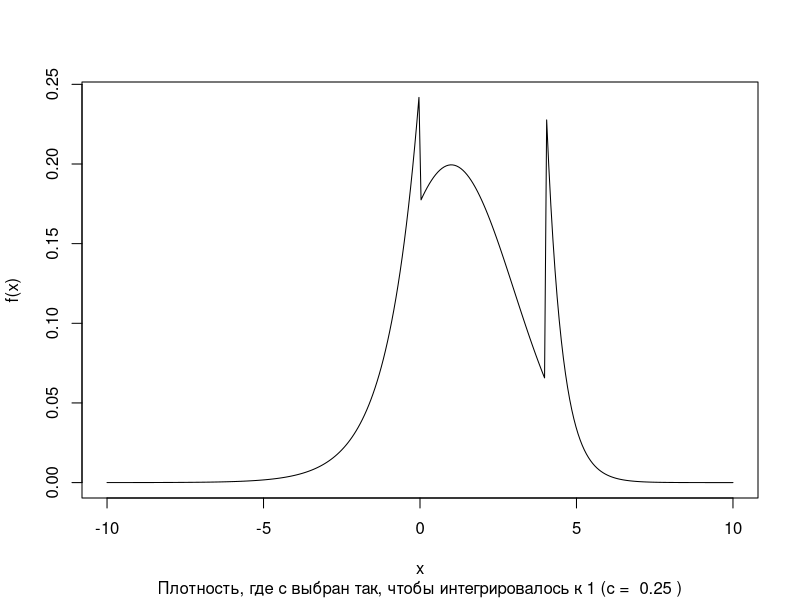
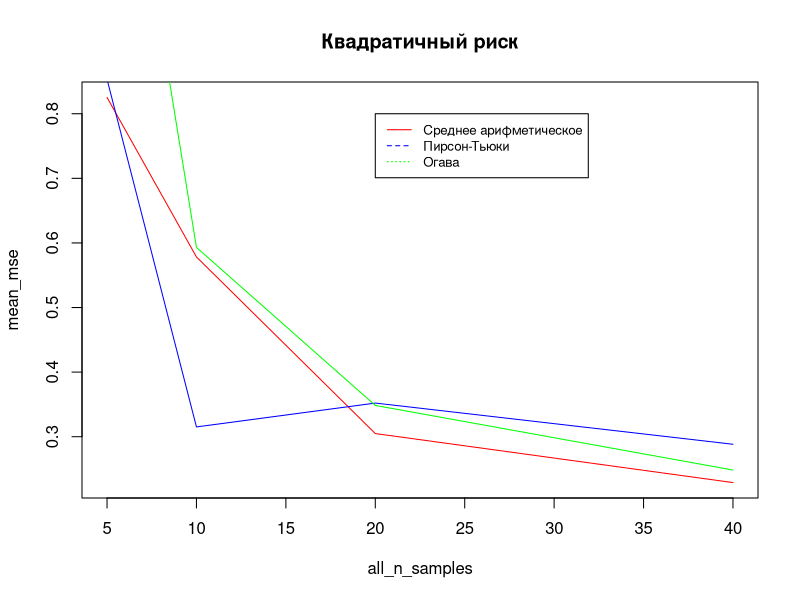
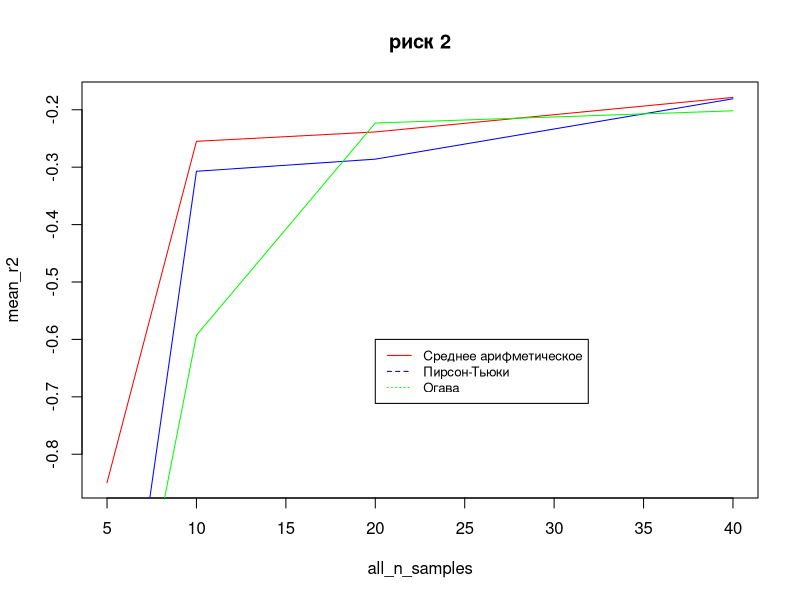
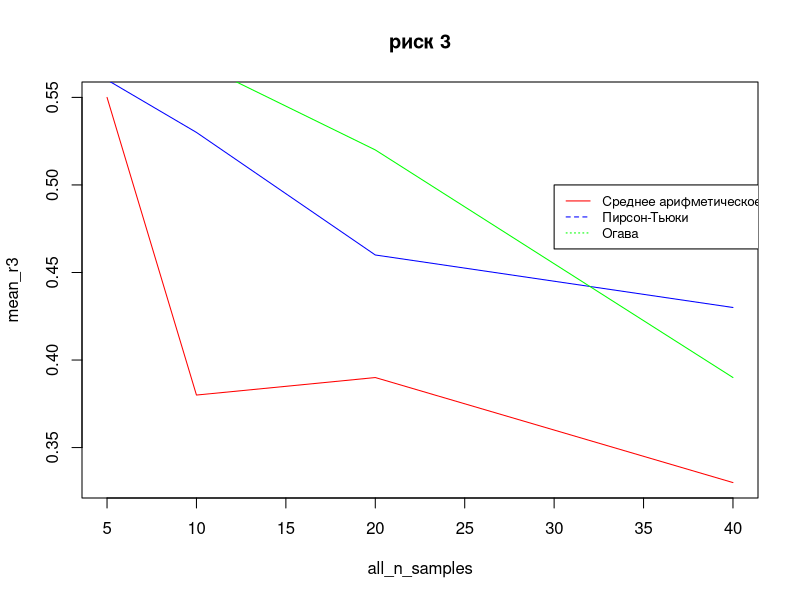

Write the R code that produced these figures, in order.
## ---- chunk 1
knitr::opts_chunk$set(echo = TRUE)
## ---- chunk 2
sample_from_density = function(n, pdf_f, approx=1000, ...) {
  x = seq(-10, 10, length.out = approx)
  y = sapply(x, pdf_f, ...)

  random.points <- approx(
    cumsum(y)/sum(y),
    x,
    runif(n)
  )$y
  random.points
}
rlongtailed_normal = function(sd=1, mean=0, c) {
  found
}

dlongtailed_normal = function(x, c, sd=1, mean=0, normal_range=c(0, 4)) {
  if (x >= normal_range[1] & x <= normal_range[2]) {
    return(dnorm(x, mean=mean, sd=sd))
  } else { 
    if (x < 0) {
      return(c * exp(x))
    } else {
      return(c * exp(8 - 2*x))
    }
  }
}

integrate = function(fn, x_range=seq(-10, 10, length.out=100), ...) {
  lambda = abs(abs(x_range[2]) - abs(x_range[1]))
  res = 0
  for (x in x_range) {
    res = res + fn(x, ...) * (lambda)
  }
  res
}

estimate_c = function(sd, mean, tol=0.01) {
  grid = seq(-100, 100, length.out=10000)
  
  for (c in grid) {
    total_proba = integrate(fn=dlongtailed_normal, sd=sd, mean=mean, c=c)
    #
    #for (x in x_range) {
    #  total_proba = total_proba + dlongtailed_normal(x, sd=sd, mean=mean, c=c) * (1 / length(x_range))
    #}
    if (abs(total_proba - 1) < tol) {
      return(c)
    }
  }
}
## ---- chunk 3
x_range = seq(-10, 10, length.out = 300)
mean=1
sd=2
c_est = estimate_c(sd=sd, mean=mean)
## ---- chunk 4
plot( 
  x_range, 
  lapply(x_range, dlongtailed_normal, c=c_est, mean=mean, sd=sd), 
  type='l',
  xlab = "x", ylab = "f(x)",
  sub=paste("Плотность, где c выбран так, чтобы интегрировалось к 1 (c = ", round(c_est, 2), ")")
)
## ---- chunk 5
mean_estimator = function(sample) {
  mean(sample)
}
pearson_tukey_5q= function(sample) {
  n = length(sample)
  var_series = sort(sample)
  1/6 * (var_series[floor(n/16)+1] + var_series[floor(n/4)+1] + 2*var_series[floor(n/2)+1] + var_series[floor(3*n/4)+1] + var_series[floor(15*n/16)])
}
pearson_tukey_5q= function(sample) {
  n = length(sample)
  var_series = sort(sample)
  1/6 * (var_series[floor(n/16)+1] + var_series[floor(n/4)+1] + 2*var_series[floor(n/2)+1] + var_series[floor(3*n/4)+1] + var_series[floor(15*n/16)])
}
ogawa = function(sample, discard_n=2) {
  n = length(sample)
  var_series = sort(sample)
  mean(var_series[seq(discard_n+1,n-discard_n)])
}

#sample_from_density(5, dlongtailed_normal, mean=mean, sd=sd, c=c_est)
#c(pearson_tukey_5q(c(1,3,3,2,5)), mean(c(1,3,3,2,5)))
#ogawa(c(1,2,6,8,9), discard_n = 1)
## ---- chunk 6
#set.seed(42)
#sample_from_density(10, dlongtailed_normal,  c=c_est, mean=mean, sd=sd)
## ---- chunk 7
r_1 = function (estimates, true) {
  mean((true - estimates)^2)
}

r_2 = function(estimates, true) {
  risks = c()
  for (estimate in estimates) {
    risks = append(risks, min(5, (true - estimate)^3))
  }
  mean(risks)
}

r_3 = function(estimates, true) {
  risks = c()
  for (estimate in estimates) {
    dev = abs(estimate - true)
    if (dev < 0.5) {
      risks = append(risks, 0)
    } else{
      risks = append(risks, 1)
    }
  }
  mean(risks)
}
bootstrap_risk = function(n_samples, estimator, risk_f, n_iter=100) {
  estimates = c()
  for (i in seq(n_iter)) {
    sample = sample_from_density(n_samples, dlongtailed_normal,  c=c_est, mean=mean, sd=sd)
    estimate = estimator(sample)
    estimates = append(estimates, estimate)
  }
  risk_f(estimates, mean)
}
#bootstrap_risk(5, estimator=mean_estimator, risk_f=r_1)
## ---- chunk 8

## ---- chunk 9
set.seed(42)
all_n_samples = c(5, 10, 20, 40)
mean_mse = c()
mean_r2 = c()
mean_r3 = c()
pt_mse = c()
pt_r2 = c()
pt_r3 = c()
ogawa_mse = c()
ogawa_r2 = c()
ogawa_r3 = c()
for (n_samples in all_n_samples) {
  print(paste("Размер выборки: ", n_samples))
  
  print("Среднее арифметическое: ")
  current_mean_mse = bootstrap_risk(n_samples, estimator= mean_estimator, risk_f=r_1)
  current_r2 = bootstrap_risk(n_samples, estimator= mean_estimator, risk_f=r_2)
  current_r3 = bootstrap_risk(n_samples, estimator= mean_estimator, risk_f=r_3)
  mean_mse = append(mean_mse, current_mean_mse)
  mean_r2 = append(mean_r2, current_r2)
  mean_r3 = append(mean_r3, current_r3)
  print(paste("(1) квадратичный риск: ", current_mean_mse))
  print(paste("(2) риск: ", current_r2))
  print(paste("(3) риск: ", current_r3))
        
  print("оценка Пирсона-Тьюки 5 квантилей: ")
  current_pt_mse = bootstrap_risk(n_samples, estimator= pearson_tukey_5q, risk_f=r_1)
  current_pt_r2 = bootstrap_risk(n_samples, estimator= pearson_tukey_5q, risk_f=r_2)
  current_pt_r3 = bootstrap_risk(n_samples, estimator= pearson_tukey_5q, risk_f=r_3)
  pt_mse = append(pt_mse, current_pt_mse)
  pt_r2 = append(pt_r2, current_pt_r2)
  pt_r3 = append(pt_r3, current_pt_r3)
  print(paste("(1) квадратичный риск: ", current_pt_mse))
  print(paste("(2) риск: ", current_pt_r2))
  print(paste("(3) риск: ", current_pt_r3))
        
  print("оценка Огавы с отбрасыванием 2 слева и справа: ")
  current_ogawa_mse = bootstrap_risk(n_samples, estimator= ogawa, risk_f=r_1)
  current_ogawa_r2 = bootstrap_risk(n_samples, estimator= ogawa, risk_f=r_2)
  current_ogawa_r3 = bootstrap_risk(n_samples, estimator= ogawa, risk_f=r_3)
  ogawa_mse = append(ogawa_mse, current_ogawa_mse)
  ogawa_r2 = append(ogawa_r2, current_ogawa_r2)
  ogawa_r3 = append(ogawa_r3, current_ogawa_r3)
  print(paste("(1) квадратичный риск: ", current_ogawa_mse))
  print(paste("(2) риск: ", current_ogawa_r2))
  print(paste("(3) риск: ", current_ogawa_r3))
}
## ---- chunk 10
plot(all_n_samples, mean_mse, type='l', col='red', main="Квадратичный риск")
lines(all_n_samples, pt_mse, col='blue')
lines(all_n_samples, ogawa_mse, col='green')
legend(20, 0.8, legend=c("Среднее арифметическое", "Пирсон-Тьюки", "Огава"),
       col=c("red", "blue", "green"), lty=1:3, cex=0.8)
## ---- chunk 11
plot(all_n_samples, mean_r2, type='l', col='red', main="риск 2")
lines(all_n_samples, pt_r2, col='blue')
lines(all_n_samples, ogawa_r2, col='green')
legend(20, -0.6, legend=c("Среднее арифметическое", "Пирсон-Тьюки", "Огава"),
       col=c("red", "blue", "green"), lty=1:3, cex=0.8)

## ---- chunk 12
plot(all_n_samples, mean_r3, type='l', col='red', main="риск 3")
lines(all_n_samples, pt_r3, col='blue')
lines(all_n_samples, ogawa_r3, col='green')
legend(30, 0.5, legend=c("Среднее арифметическое", "Пирсон-Тьюки", "Огава"),
       col=c("red", "blue", "green"), lty=1:3, cex=0.8)
## ---- chunk 13
get_decrease_speed = function (mean_mse, all_n_samples) {
  mean_mse = abs(mean_mse)
  # step_speed = mean((log(mean_mse) - lm(y~x+1, data=data.frame(y=log(mean_mse), x=log(all_n_samples)))$residuals)**2)
  # exp_speed = mean((log(mean_mse) - lm(y~x+1, data=data.frame(y=log(mean_mse), x=all_n_samples))$residuals)**2)
  step_speed = mean(lm(y~x+1, data=data.frame(y=log(mean_mse), x=log(all_n_samples)))$residuals**2)
  exp_speed = mean(lm(y~x+1, data=data.frame(y=log(mean_mse), x=all_n_samples))$residuals**2)
  print(paste("Ошибка степенная ", round(step_speed, 3)))
  print(paste("Ошибка экспоненциального роста ", round(exp_speed, 3)))
  if (step_speed < exp_speed) {
    print("Вывод: степенной рост")
  } else {
    print("Вывод: экспоненицальный рост")
  }
}

mylist = list(
  "среднее арифм риск 1"=mean_mse,
  "среднее арифм риск 2"=mean_r2,
  "среднее арифм риск 3"=mean_r3,
  "Пирсон-Тьюки риск 1"=pt_mse,
  "Пирсон-Тьюки риск 2"=pt_r2,
  "Пирсон-Тьюки риск 3"=pt_r3,
  "Огава риск 1"=ogawa_mse,
  "Огава риск 2"=ogawa_r2,
  "Огава риск 3"=ogawa_r3
)
for (i in seq_along(mylist)) {
  risk = mylist[[i]]
  name = names(mylist)[i]
  print(name)
  get_decrease_speed(risk, all_n_samples)
}
